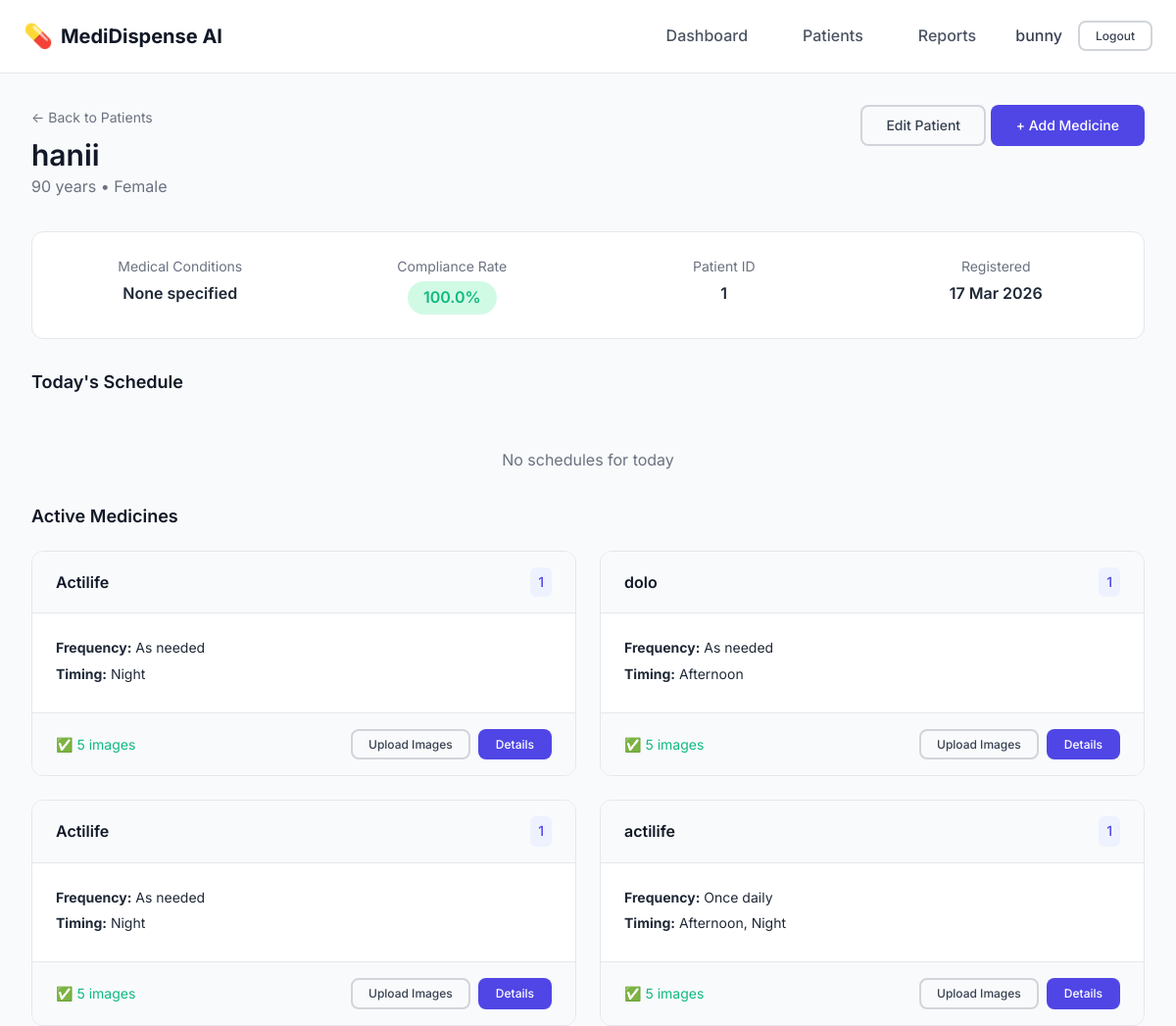
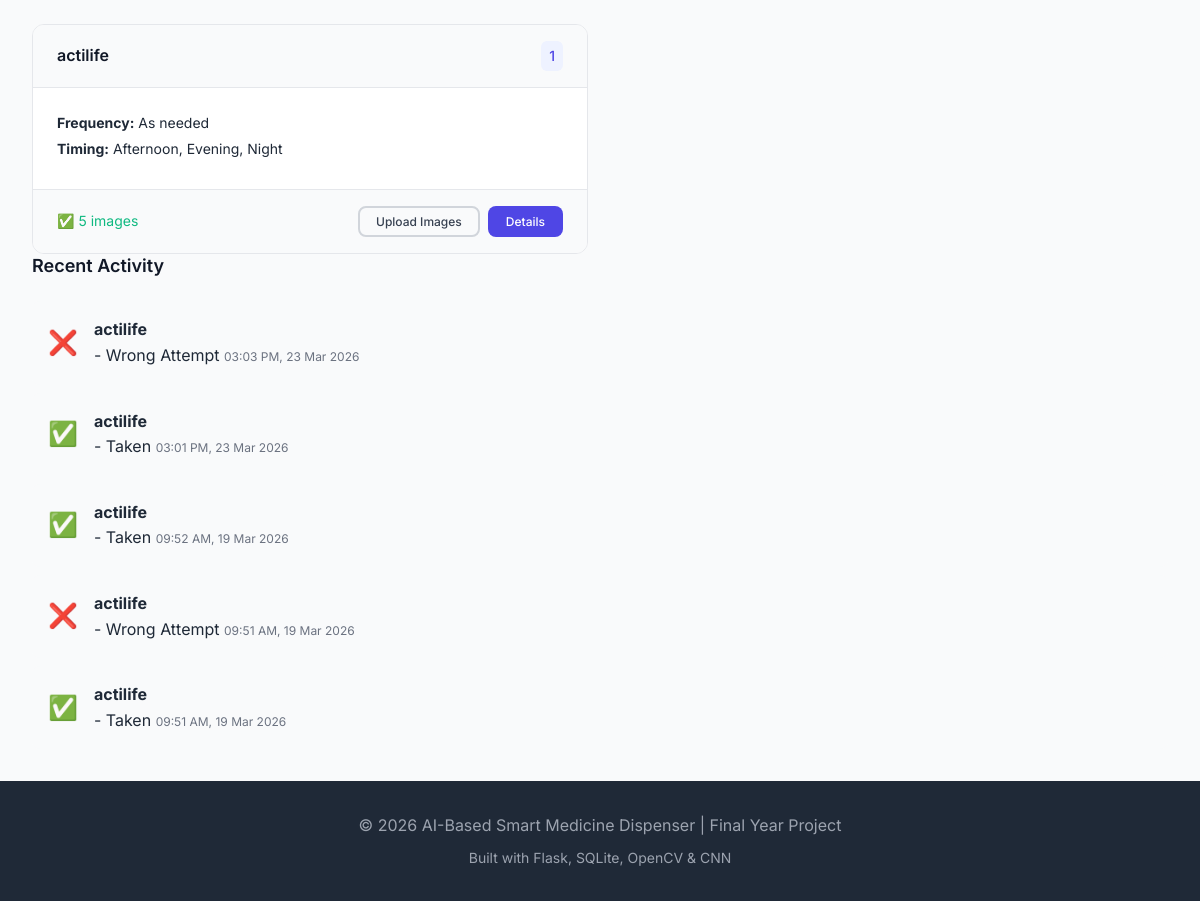
The page /caretaker/patient/1 (signed in) on the database its author committed (2 pictures, top to bottom).
### models/caretaker.py (models this page shows, shortened)
class Caretaker(UserMixin, db.Model):
    __tablename__ = 'caretakers'
    id = db.Column(db.Integer, primary_key=True)
    name = db.Column(db.String(100), nullable=False)
    email = db.Column(db.String(120), unique=True, nullable=False)
    password_hash = db.Column(db.String(256), nullable=False)
    phone = db.Column(db.String(20), nullable=True)
    created_at = db.Column(db.DateTime, default=datetime.utcnow)
    patients = db.relationship('Patient', backref='caretaker', lazy='dynamic')

### models/patient.py (models this page shows, shortened)
class Patient(db.Model):
    __tablename__ = 'patients'
    id = db.Column(db.Integer, primary_key=True)
    caretaker_id = db.Column(db.Integer, db.ForeignKey('caretakers.id'), nullable=False)
    name = db.Column(db.String(100), nullable=False)
    age = db.Column(db.Integer, nullable=False)
    gender = db.Column(db.String(10), nullable=False)  # Male, Female, Other
    medical_conditions = db.Column(db.Text, nullable=True)
    pin_code = db.Column(db.String(6), nullable=True)  # Simple PIN for patient login
    photo_path = db.Column(db.String(255), nullable=True)
    created_at = db.Column(db.DateTime, default=datetime.utcnow)
    is_active = db.Column(db.Boolean, default=True)
    medicines = db.relationship('Medicine', backref='patient', lazy='dynamic')
    schedules = db.relationship('Schedule', backref='patient', lazy='dynamic')
    logs = db.relationship('Log', backref='patient', lazy='dynamic')
    def get_compliance_rate(self, days=7):
        from datetime import date, timedelta
        from models.schedule import Schedule
        start_date = date.today() - timedelta(days=days)
        total = Schedule.query.filter(
            Schedule.patient_id == self.id,
            Schedule.scheduled_date >= start_date
        ).count()
        if total == 0:
            return 100.0

### models/medicine.py (models this page shows, shortened)
class Medicine(db.Model):
    __tablename__ = 'medicines'
    id = db.Column(db.Integer, primary_key=True)
    patient_id = db.Column(db.Integer, db.ForeignKey('patients.id'), nullable=False)
    name = db.Column(db.String(100), nullable=False)
    dosage = db.Column(db.String(50), nullable=False)  # e.g., "500mg", "10ml"
    frequency = db.Column(db.String(50), nullable=False)  # e.g., "Once daily", "Twice daily"
    instructions = db.Column(db.Text, nullable=True)  # Special instructions
    morning = db.Column(db.Boolean, default=False)
    morning_time = db.Column(db.Time, default=time(8, 0))
    afternoon = db.Column(db.Boolean, default=False)
    afternoon_time = db.Column(db.Time, default=time(13, 0))
    evening = db.Column(db.Boolean, default=False)
    evening_time = db.Column(db.Time, default=time(18, 0))
    night = db.Column(db.Boolean, default=False)
    night_time = db.Column(db.Time, default=time(21, 0))
    is_active = db.Column(db.Boolean, default=True)
    created_at = db.Column(db.DateTime, default=datetime.utcnow)
    images = db.relationship('TabletImage', backref='medicine', lazy='dynamic')
    schedules = db.relationship('Schedule', backref='medicine', lazy='dynamic')
    logs = db.relationship('Log', backref='medicine', lazy='dynamic')
    def get_timing_slots(self):
        slots = []
        if self.morning:
            slots.append('morning')
        if self.afternoon:
            slots.append('afternoon')
        if self.evening:
            slots.append('evening')
        if self.night:
            slots.append('night')
        return slots
    def get_timing_display(self):
        slots = self.get_timing_slots()
        return ', '.join([s.capitalize() for s in slots])
    def get_image_count(self):
        return self.images.count()
    def has_sufficient_images(self, min_images=5):
        return self.get_image_count() >= min_images

### models/log.py (models this page shows, shortened)
class Log(db.Model):
    __tablename__ = 'logs'
    id = db.Column(db.Integer, primary_key=True)
    patient_id = db.Column(db.Integer, db.ForeignKey('patients.id'), nullable=False)
    medicine_id = db.Column(db.Integer, db.ForeignKey('medicines.id'), nullable=False)
    schedule_id = db.Column(db.Integer, db.ForeignKey('schedules.id'), nullable=True)
    scheduled_time = db.Column(db.DateTime, nullable=True)
    action_time = db.Column(db.DateTime, default=datetime.utcnow)
    status = db.Column(db.String(20), nullable=False)
    predicted_medicine = db.Column(db.String(100), nullable=True)
    confidence_score = db.Column(db.Float, nullable=True)
    captured_image_path = db.Column(db.String(255), nullable=True)
    notes = db.Column(db.Text, nullable=True)
    LOG_STATUS = {
        'taken': 'success',
        'missed': 'warning',
        'wrong_attempt': 'danger',
        'verified': 'info'
    }
    def get_status_class(self):
        return self.LOG_STATUS.get(self.status, 'secondary')
    def get_time_display(self):
        return self.action_time.strftime('%I:%M %p, %d %b %Y')

### routes/caretaker.py (the view)
@caretaker_bp.route('/patient/<int:id>')
@login_required
def patient_detail(id):
    patient = Patient.query.filter_by(id=id, caretaker_id=current_user.id, is_active=True).first_or_404()
    medicines = Medicine.query.filter_by(patient_id=id, is_active=True).all()
    today_schedule = Schedule.query.filter_by(
        patient_id=id,
        scheduled_date=date.today()
    ).order_by(Schedule.scheduled_time).all()
    recent_logs = Log.query.filter_by(patient_id=id).order_by(
        Log.action_time.desc()
    ).limit(5).all()
    return render_template('caretaker/patient_detail.html',
                         patient=patient,
                         medicines=medicines,
                         today_schedule=today_schedule,
                         recent_logs=recent_logs)

### templates/caretaker/patient_detail.html (shortened to what this page needs)
{% extends 'base.html' %}
{% block content %}
<div class="page-container">
    <div class="page-header">
        <div>
            <a href="{{ url_for('caretaker.patients') }}" class="back-link">← Back to Patients</a>
            <h1>{{ patient.name }}</h1>
            <p class="text-muted">{{ patient.age }} years • {{ patient.gender }}</p>
        </div>
        <div class="header-actions">
            <a href="{{ url_for('caretaker.edit_patient', id=patient.id) }}" class="btn btn-outline">
                Edit Patient
            </a>
            <a href="{{ url_for('caretaker.add_medicine', patient_id=patient.id) }}" class="btn btn-primary">
                + Add Medicine
            </a>
        </div>
    </div>
    <div class="info-card">
        <div class="info-row">
            <div class="info-item">
                <div class="info-label">Medical Conditions</div>
                <div class="info-value">{{ patient.medical_conditions or 'None specified' }}</div>
            </div>
            <div class="info-item">
                <div class="info-label">Compliance Rate</div>
                <div class="info-value">
                    <span class="compliance-badge">{{ patient.get_compliance_rate() }}%</span>
                </div>
            </div>
            <div class="info-item">
                <div class="info-label">Patient ID</div>
                <div class="info-value">{{ patient.id }}</div>
            </div>
            <div class="info-item">
                <div class="info-label">Registered</div>
                <div class="info-value">{{ patient.created_at.strftime('%d %b %Y') }}</div>
            </div>
        </div>
    </div>
    <div class="patient-content">
        <div class="content-section">
            <div class="section-header">
                <h2>Today's Schedule</h2>
            </div>
            {% if today_schedule %}
            <div class="schedule-list">
                {% for schedule in today_schedule %}
                <div class="schedule-item status-{{ schedule.status }}">
                    <div class="schedule-time">
                        {{ schedule.get_time_display() }}
                        <span class="time-slot">{{ schedule.time_slot }}</span>
                    </div>
                    <div class="schedule-medicine">
                        <strong>{{ schedule.medicine.name }}</strong>
                        <span>{{ schedule.medicine.dosage }}</span>
                    </div>
                    <div class="schedule-status">
                        <span class="badge badge-{{ schedule.status }}">
                            {{ schedule.status.replace('_', ' ').title() }}
                        </span>
                    </div>
                </div>
                {% endfor %}
            </div>
            {% else %}
            <div class="empty-state">
                <p>No schedules for today</p>
            </div>
            {% endif %}
        </div>
        <div class="content-section">
            <div class="section-header">
                <h2>Active Medicines</h2>
            </div>
            {% if medicines %}
            <div class="medicines-grid">
                {% for medicine in medicines %}
                <div class="medicine-card">
                    <div class="medicine-header">
                        <h3>{{ medicine.name }}</h3>
                        <span class="dosage-badge">{{ medicine.dosage }}</span>
                    </div>
                    <div class="medicine-body">
                        <p><strong>Frequency:</strong> {{ medicine.frequency }}</p>
                        <p><strong>Timing:</strong> {{ medicine.get_timing_display() }}</p>
                    </div>
                    <div class="medicine-footer">
                        <div class="image-status">
                            {% if medicine.has_sufficient_images() %}
                            <span class="status-good">✅ {{ medicine.get_image_count() }} images</span>
                            {% else %}
                            <span class="status-warning">⚠️ {{ medicine.get_image_count() }}/5 images</span>
                            {% endif %}
                        </div>
                        <div class="medicine-actions">
                            <a href="{{ url_for('caretaker.upload_image', id=medicine.id) }}"
                                class="btn btn-sm btn-outline">
                                Upload Images
                            </a>
                            <a href="{{ url_for('caretaker.medicine_detail', id=medicine.id) }}"
                                class="btn btn-sm btn-primary">
                                Details
                            </a>
                        </div>
                    </div>
                </div>
                {% endfor %}
            </div>
            {% endif %}
        </div>
        <div class="content-section">
            <div class="section-header">
                <h2>Recent Activity</h2>
            </div>
            {% if recent_logs %}
            <div class="logs-list">
                {% for log in recent_logs %}
                <div class="log-item">
                    <div class="log-icon log-{{ log.get_status_class() }}">
                        {% if log.status == 'taken' %}✅
                        {% elif log.status == 'missed' %}⚠️
                        {% else %}❌{% endif %}
                    </div>
                    <div class="log-content">
                        <strong>{{ log.medicine.name }}</strong> - {{ log.status.replace('_', ' ').title() }}
                        <small>{{ log.get_time_display() }}</small>
                    </div>
                </div>
                {% endfor %}
            </div>
            {% else %}
            <div class="empty-state">
                <p>No activity recorded</p>
            </div>
            {% endif %}
        </div>
    </div>
</div>
{% endblock %}

### templates/base.html (shortened to what this page needs)
<!DOCTYPE html>
<html lang="en">
<head>
    <link rel="stylesheet" href="{{ url_for('static', filename='css/style.css') }}">
</head>
<body>
    <nav class="navbar">
        <div class="nav-container">
            <a href="{{ url_for('main.index') }}" class="nav-brand">
                <span class="nav-icon">💊</span>
                <span class="nav-title">MediDispense AI</span>
            </a>
            <div class="nav-links">
                {% if current_user.is_authenticated %}
                    <a href="{{ url_for('caretaker.dashboard') }}" class="nav-link">Dashboard</a>
                    <a href="{{ url_for('caretaker.patients') }}" class="nav-link">Patients</a>
                    <a href="{{ url_for('caretaker.reports') }}" class="nav-link">Reports</a>
                    <div class="nav-user">
                        <span class="user-name">{{ current_user.name }}</span>
                        <a href="{{ url_for('caretaker.logout') }}" class="btn btn-outline btn-sm">Logout</a>
                    </div>
                {% else %}
                    <a href="{{ url_for('patient.login') }}" class="nav-link">Patient Portal</a>
                    <a href="{{ url_for('caretaker.login') }}" class="btn btn-primary btn-sm">Caretaker Login</a>
                {% endif %}
            </div>
        </div>
    </nav>
    <main class="main-content">
        {% block content %}{% endblock %}
    </main>
    <footer class="footer">
        <div class="footer-content">
            <p>&copy; 2026 AI-Based Smart Medicine Dispenser | Final Year Project</p>
            <p class="footer-tech">Built with Flask, SQLite, OpenCV & CNN</p>
        </div>
    </footer>
</body>
</html>

### rows shown on the page
Caretaker: name "bunny"
Patient: name "hanii", age "90", gender "Female", medical_conditions "None specified", id "1", created_at "17 Mar 2026"
Medicine: name "Actilife", dosage "1", frequency "As needed", timing "Night", get_image_count "5"
Medicine: name "dolo", dosage "1", frequency "As needed", timing "Afternoon", get_image_count "5"
Medicine: name "Actilife", dosage "1", frequency "As needed", timing "Night", get_image_count "5"
Medicine: name "actilife", dosage "1", frequency "Once daily", timing "Afternoon, Night", get_image_count "5"
Medicine: name "actilife", dosage "1", frequency "As needed", timing "Afternoon, Evening, Night", get_image_count "5"
Log: medicine.name "actilife", status.replace "Wrong Attempt", time "03:03 PM, 23 Mar 2026"
Log: medicine.name "actilife", status.replace "Taken", time "03:01 PM, 23 Mar 2026"
Log: medicine.name "actilife", status.replace "Taken", time "09:52 AM, 19 Mar 2026"
Log: medicine.name "actilife", status.replace "Wrong Attempt", time "09:51 AM, 19 Mar 2026"
Log: medicine.name "actilife", status.replace "Taken", time "09:51 AM, 19 Mar 2026"

### other values the page prints
{{ patient.get_compliance_rate() }} "100.0"
